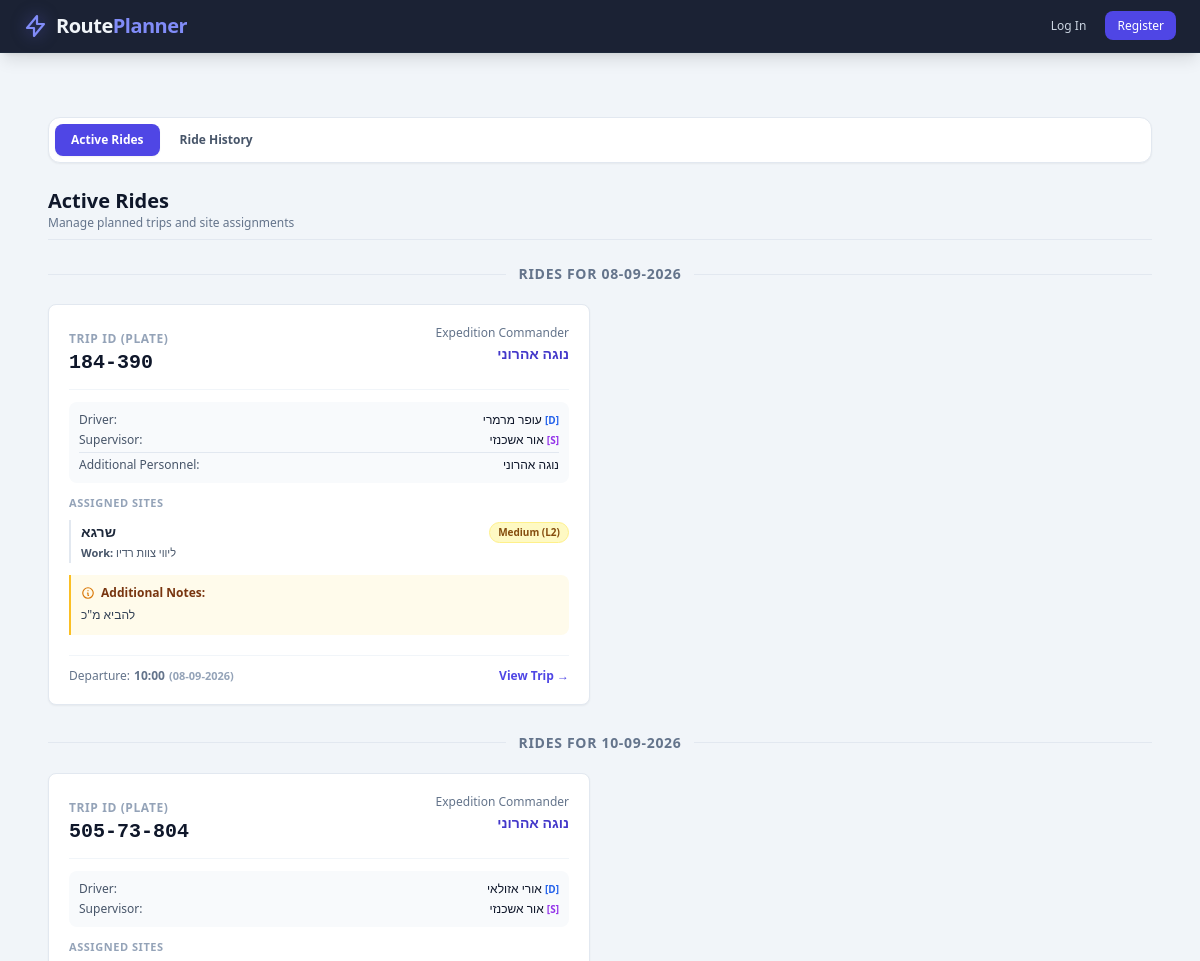
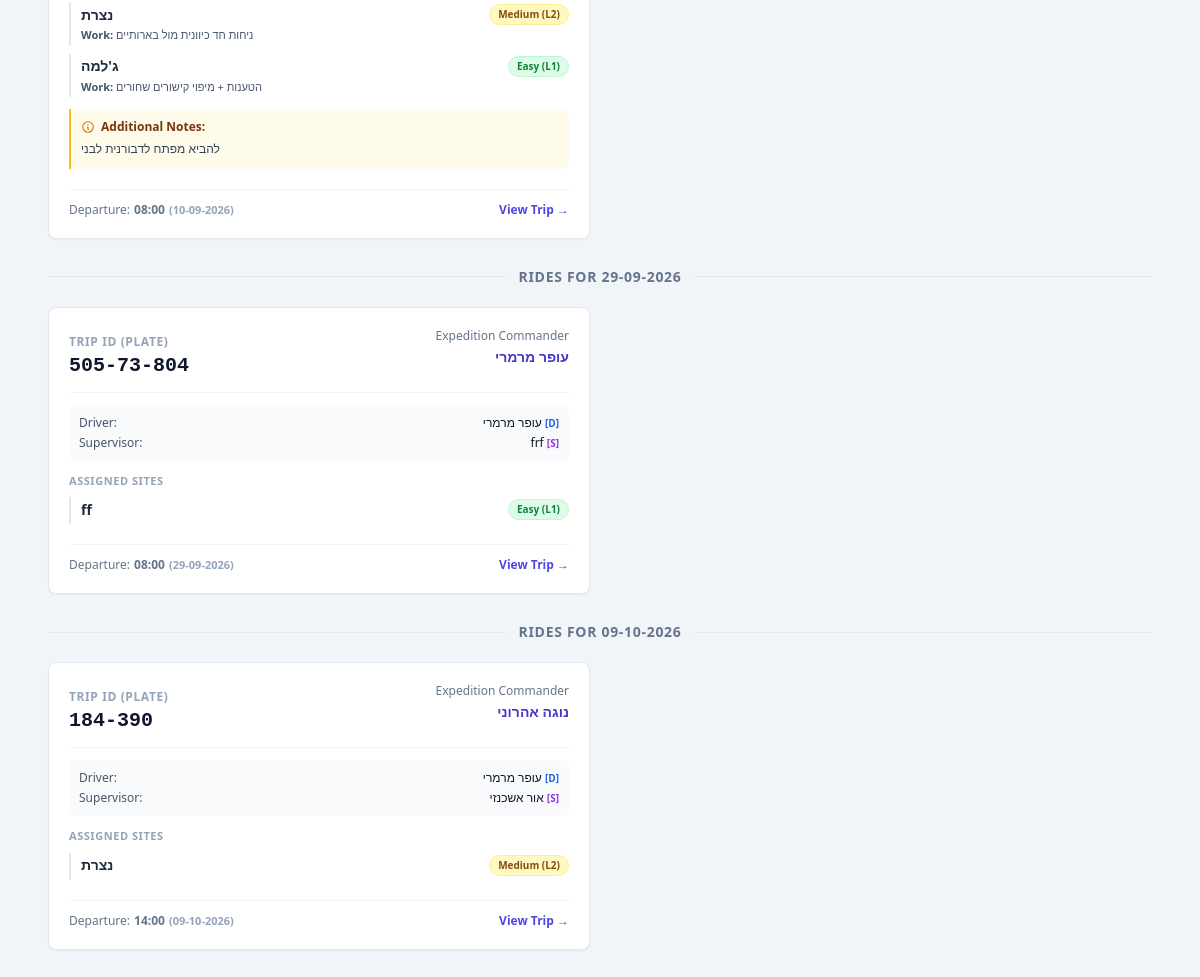
The page /trips/ on the database its author committed (2 pictures, top to bottom).
### app/models.py (models this page shows, shortened)
class Trip(db.Model):
    __tablename__ = 'trips'
    is_draft = db.Column(db.Boolean, default=False, nullable=False)
    user_id = db.Column(db.String(50), db.ForeignKey('users.id'), nullable=False)
    id = db.Column(db.Integer, primary_key=True, autoincrement=True)
    car_license_plate = db.Column(db.String(20), db.ForeignKey('cars.license_plate'), nullable=False)
    commander = db.Column(db.String(100), nullable=False)
    driver = db.Column(db.String(100), nullable=False)
    supervisor = db.Column(db.String(100), nullable=False)
    passengers = db.Column(db.Text, nullable=True)
    departure_date = db.Column(db.Date, nullable=False, default=date.today)
    departure_time = db.Column(db.String(10), nullable=False)
    est_duration = db.Column(db.Float, nullable=True)
    notes = db.Column(db.Text, nullable=True)
    created_at = db.Column(db.DateTime, default=datetime.utcnow, nullable=False)
    car = db.relationship('Car', backref=db.backref('trips', lazy=True))
    assigned_sites = db.relationship('TripSite', backref='trip', cascade="all, delete-orphan")

class TripSite(db.Model):
    __tablename__ = 'trip_sites'
    id = db.Column(db.Integer, primary_key=True, autoincrement=True)
    trip_id = db.Column(db.Integer, db.ForeignKey('trips.id'), nullable=False)
    site_name = db.Column(db.String(150), nullable=False)
    difficulty = db.Column(db.String(50), nullable=True)
    work_description = db.Column(db.Text, nullable=True)

### app/routes/trips.py (the view, shortened to what this page needs)
@trips_bp.route('/', methods=['GET'])
def list_trips():
    selected_view = request.args.get('view', 'all')
    today = date.today()
    upcoming_end = today + timedelta(days=6)
    history_start = today - timedelta(days=7)
    selected_date = None
    ride_dates = []
    if selected_view == 'drafts':
        if not current_user.is_authenticated or current_user.used_invitation_code != "NORTH-ADMIN":
            flash("Permission denied. Only admin users can view drafts.", "danger")
            return redirect(url_for('trips.list_trips', view='all'))
        rides = Trip.query.filter(
            Trip.is_draft == True
        ).order_by(Trip.departure_date.asc(), Trip.departure_time.asc()).all()
    elif current_user.is_authenticated:
        selected_view = 'all'
        rides = Trip.query.filter(
            Trip.is_draft == False,
            Trip.departure_date >= today,
        ).order_by(Trip.departure_date.asc(), Trip.departure_time.asc()).all()
    else:
        selected_view = 'all'
        rides = Trip.query.filter(
            Trip.is_draft == False,
            Trip.departure_date >= today
        ).order_by(
            Trip.departure_date.asc(), Trip.departure_time.asc()
        ).all()
    if selected_view == 'history':
        ride_dates = [row[0] for row in db.session.query(Trip.departure_date).filter(
            Trip.is_draft == False,
            Trip.departure_date < today
        ).distinct().order_by(Trip.departure_date.desc()).all()]
    return render_template(
        'trips.html',
        rides=rides,
        selected_view=selected_view,
        today=today,
        ride_dates=ride_dates,
        history_last_date=(today - timedelta(days=1)).isoformat(),
        calendar_date=(selected_date or (today - timedelta(days=1))).isoformat()
    )

### app/templates/trips.HTML (shortened to what this page needs)
{% extends 'base.html' %}
{% block content %}
<div id="expedition-app" class="max-w-7xl mx-auto p-4 sm:p-6">
    <div id="page-list" class="space-y-6">
          <nav class="flex items-center gap-1 overflow-x-auto bg-white dark:bg-slate-800 p-1.5 rounded-xl border border-slate-200 dark:border-slate-700 shadow-sm" aria-label="Trip views">
                <a href="{{ url_for('trips.list_trips', view='all') }}"
                    class="px-4 py-2 rounded-lg text-xs font-semibold whitespace-nowrap transition {% if selected_view == 'all' %}bg-indigo-600 text-white shadow-sm{% else %}text-slate-600 dark:text-slate-300 hover:bg-slate-100 dark:hover:bg-slate-700{% endif %}"
                    data-en="Active Rides" data-he="נסיעות פעילות">Active Rides</a>
                <a href="{{ url_for('trips.list_trips', view='history') }}"
                    class="px-4 py-2 rounded-lg text-xs font-semibold whitespace-nowrap transition {% if selected_view == 'history' %}bg-indigo-600 text-white shadow-sm{% else %}text-slate-600 dark:text-slate-300 hover:bg-slate-100 dark:hover:bg-slate-700{% endif %}"
                    data-en="Ride History" data-he="היסטוריית נסיעות">Ride History</a>
          </nav>
        <div class="flex justify-between items-center pb-2 border-b border-slate-200 dark:border-slate-700">
            <div>
            {% if selected_view == 'drafts' %}
            <h2 class="text-xl font-bold text-slate-900 dark:text-slate-100" data-en="Draft Rides" data-he="טיוטות נסיעות">Draft Rides</h2>
            <p class="text-xs text-slate-500 dark:text-slate-400" data-en="Review and manage unpublished rides" data-he="צפייה וניהול נסיעות שלא פורסמו">Review and manage unpublished rides</p>
            {% else %}
            <h2 class="text-xl font-bold text-slate-900 dark:text-slate-100" data-en="Active Rides" data-he="נסיעות פעילות">Active Rides</h2>
            <p class="text-xs text-slate-500 dark:text-slate-400" data-en="Manage planned trips and site assignments" data-he="ניהול נסיעות ומשימות אבטחה/אתרים">Manage planned trips and site assignments</p>
            {% endif %}
            </div>
        </div>
        <div class="grid grid-cols-1 sm:grid-cols-2 xl:grid-cols-3 gap-4 sm:gap-5">
            {% set date_state = namespace(value='__unset__') %}
           {% for ride in rides %}
{% set ride_date = ride.departure_date|string if ride.departure_date else 'no-date' %}
{% if ride_date != date_state.value %}
            <div class="col-span-full flex items-center gap-3 pt-2 first:pt-0">
                <div class="h-px flex-1 bg-slate-200 dark:bg-slate-700"></div>
                <h3 class="text-sm font-bold uppercase tracking-wider text-slate-500 dark:text-slate-400 whitespace-nowrap">
                    {% if ride.departure_date %}
                    <span data-en="Rides for {{ ride.departure_date.strftime('%d-%m-%Y') }}" data-he="נסיעות בתאריך {{ ride.departure_date.strftime('%d-%m-%Y') }}">Rides for {{ ride.departure_date.strftime('%d-%m-%Y') }}</span>
                    {% else %}
                    <span data-en="Date not set" data-he="תאריך לא הוגדר">Date not set</span>
                    {% endif %}
                </h3>
                <div class="h-px flex-1 bg-slate-200 dark:bg-slate-700"></div>
            </div>
{% set date_state.value = ride_date %}
{% endif %}
<div class="bg-white dark:bg-slate-800 rounded-lg shadow-sm border border-slate-200 dark:border-slate-700 p-4 sm:p-5 hover:shadow-md transition flex flex-col justify-between">
    <div>
        <div class="flex flex-col gap-2 sm:flex-row sm:justify-between sm:items-start mb-3 pb-3 border-b border-slate-100 dark:border-slate-700">
            <div>
                <span class="text-xs font-semibold uppercase tracking-wider text-slate-400" data-en="Trip ID (Plate)" data-he="זיהוי נסיעה">Trip ID (Plate)</span>
                <h3 class="font-bold text-xl text-slate-900 dark:text-slate-100 font-mono">{{ ride.car_license_plate }}</h3>
            </div>
            <div class="text-left sm:text-right">
                <span class="text-xs text-slate-500 dark:text-slate-400 block" data-en="Expedition Commander" data-he="מפקד משלח">Expedition Commander</span>
                <span class="font-semibold text-sm text-indigo-700 dark:text-indigo-300">{{ ride.commander or 'N/A' }}</span>
            </div>
        </div>
        <div class="space-y-1 text-xs text-slate-600 dark:text-slate-300 mb-3 bg-slate-50 dark:bg-slate-900/60 p-2.5 rounded-lg">
            <div class="flex flex-wrap items-center justify-between gap-x-3 gap-y-1">
                <span data-en="Driver:" data-he="נהג:">Driver:</span>
                <span class="font-medium text-slate-900 dark:text-slate-100">{{ ride.driver or 'N/A' }} <span class="text-[10px] text-blue-600 dark:text-blue-400 font-bold">[D]</span></span>
            </div>
            <div class="flex flex-wrap items-center justify-between gap-x-3 gap-y-1">
                <span data-en="Supervisor:" data-he="מפקד משימה:">Supervisor:</span>
                <span class="font-medium text-slate-900 dark:text-slate-100">{{ ride.supervisor or 'N/A' }} <span class="text-[10px] text-purple-600 dark:text-purple-400 font-bold">[S]</span></span>
            </div>
            {% if ride.passengers %}
            <div class="flex flex-wrap items-center justify-between gap-x-3 gap-y-1 pt-1 border-t border-slate-200 dark:border-slate-700">
                <span data-en="Additional Personnel:" data-he="נוסעים נוספים:">Additional Personnel:</span>
                <span class="font-medium text-slate-900 dark:text-slate-100">{{ ride.passengers }}</span>
            </div>
            {% endif %}
        </div>
<div class="space-y-2 mb-3">
    <p class="text-[11px] font-bold text-slate-400 dark:text-slate-500 uppercase tracking-wider" data-en="Assigned Sites" data-he="אתרים מתוכננים">Assigned Sites</p>
    {% if ride.assigned_sites %}
        {% for site in ride.assigned_sites %}
        {% set level = site.difficulty | lower if site.difficulty else '' %}
        {% if 'l4' in level or 'hard' in level %}
            {% set badge_cls = 'bg-orange-100 text-orange-800 border-orange-200' %}
        {% elif 'l3' in level or 'high' in level %}
            {% set badge_cls = 'bg-amber-100 text-amber-800 border-amber-200' %}
        {% elif 'l2' in level or 'medium' in level %}
            {% set badge_cls = 'bg-yellow-100 text-yellow-800 border-yellow-200' %}
        {% elif 'l1' in level or 'easy' in level %}
            {% set badge_cls = 'bg-green-100 text-green-700 border-green-200' %}
        {% else %}
            {% set badge_cls = 'bg-slate-100 text-slate-700 border-slate-200' %}
        {% endif %}
        <div class="border-l-2 border-slate-200 dark:border-slate-700 pl-2.5 py-0.5">
            <div class="flex flex-wrap justify-between items-center gap-2 mb-0.5">
                <h4 class="font-bold text-sm text-slate-800 dark:text-slate-100 break-words">{{ site.site_name }}</h4>
                <span class="{{ badge_cls }} border text-[10px] px-2 py-0.5 rounded-full font-semibold">
                    {{ site.difficulty or 'Standard' }}
                </span>
            </div>
            {% if site.work_description %}
            <p class="text-[11px] text-slate-600 dark:text-slate-300">
                <strong data-en="Work:" data-he="מהות העבודה:">Work:</strong> {{ site.work_description }}
            </p>
            {% endif %}
        </div>
        {% endfor %}
    {% else %}
        <p class="text-xs text-slate-400 dark:text-slate-500 italic" data-en="No specific sites assigned." data-he="לא הוגדרו אתרים ספציפיים.">No specific sites assigned.</p>
    {% endif %}
</div>
        {% if ride.notes %}
        <div class="bg-amber-50 dark:bg-amber-950/40 border-l-2 border-amber-400 dark:border-amber-700 rounded-r-lg p-2.5 mb-3 text-xs text-amber-900 dark:text-amber-200">
            <div class="flex items-center gap-1.5 font-bold mb-1">
                <svg class="w-3.5 h-3.5 text-amber-600" fill="none" stroke="currentColor" viewBox="0 0 24 24" xmlns="http://www.w3.org/2000/svg">
                    <path stroke-linecap="round" stroke-linejoin="round" stroke-width="2" d="M13 16h-1v-4h-1m1-4h.01M21 12a9 9 0 11-18 0 9 9 0 0118 0z"></path>
                </svg>
                <span data-en="Additional Notes:" data-he="הערות נוספות:">Additional Notes:</span>
            </div>
            <p class="text-slate-700 dark:text-slate-300 leading-relaxed">{{ ride.notes }}</p>
        </div>
        {% endif %}
    </div>
    <div class="border-t border-slate-100 dark:border-slate-700 pt-3 flex flex-col sm:flex-row sm:justify-between sm:items-center gap-2 text-xs mt-2">
        <div class="text-slate-500 dark:text-slate-400 flex flex-wrap items-center gap-x-1 gap-y-0.5">
            <span data-en="Departure: " data-he="יציאה: ">Departure: </span><strong>{{ ride.departure_time or 'N/A' }}</strong>
            {% if ride.departure_date %}
                <span class="text-[11px] text-slate-400 dark:text-slate-500"><strong>({{ ride.departure_date.strftime('%d-%m-%Y') }})</strong></span>
            {% endif %}
        </div>
        <div class="flex flex-wrap items-center gap-x-3 gap-y-1">
            <a href="{{ url_for('trips.view_trip', trip_id=ride.id) }}" class="text-indigo-600 dark:text-indigo-400 hover:text-indigo-800 dark:hover:text-indigo-300 font-semibold" data-en="View Trip &rarr;" data-he="הצג נסיעה &rarr;">View Trip &rarr;</a>
        </div>
    </div>
</div>
{% endfor %}
        </div>
    </div>
</div>
{% endblock %}

### rows shown on the page
Trip: departure_date "08-09-2026", car_license_plate "184-390", commander "נוגה אהרוני", driver "עופר מרמרי", supervisor "אור אשכנזי", passengers "נוגה אהרוני", notes "להביא מ\"כ", departure_time "10:00"
TripSite: site_name "שרגא", difficulty "Medium (L2)", work_description "ליווי צוות רדיו"
Trip: departure_date "10-09-2026", car_license_plate "505-73-804", commander "נוגה אהרוני", driver "אורי אזולאי", supervisor "אור אשכנזי", notes "להביא מפתח לדבורנית לבני", departure_time "08:00"
TripSite: site_name "נצרת", difficulty "Medium (L2)", work_description "ניחות חד כיוונית מול בארותיים"
TripSite: site_name "ג'למה", difficulty "Easy (L1)", work_description "הטענות + מיפוי קישורים שחורים"
Trip: departure_date "29-09-2026", car_license_plate "505-73-804", commander "עופר מרמרי", driver "עופר מרמרי", supervisor "frf", departure_time "08:00"
TripSite: site_name "ff", difficulty "Easy (L1)"
Trip: departure_date "09-10-2026", car_license_plate "184-390", commander "נוגה אהרוני", driver "עופר מרמרי", supervisor "אור אשכנזי", departure_time "14:00"
TripSite: site_name "נצרת", difficulty "Medium (L2)"
